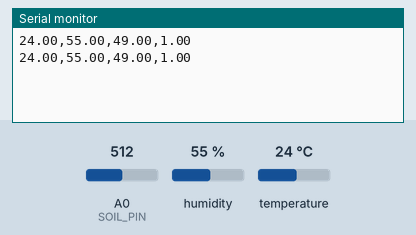
This sketch was run on a simulated Arduino Uno, built with avr-gcc and run on an emulated ATmega328P. Parts: the last lines printed to the serial monitor. The test bench sets the inputs (shaded band); at power-on: humidity 55 %, A0 (SOIL_PIN) = 512, temperature 24 °C.

Above: at 5.8 s.
5.9 s: humidity set to 22 %
At 11.0 s:
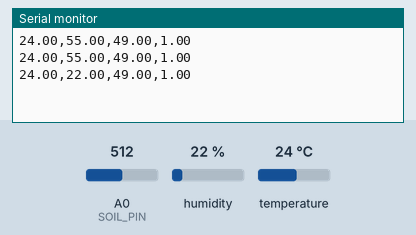
11.9 s: A0 (SOIL_PIN) set to 716
At 16.3 s:
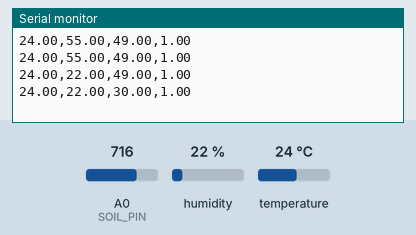
17.9 s: temperature set to 12 °C
At 21.5 s:
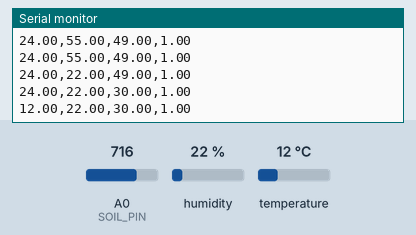
23.9 s: A0 (SOIL_PIN) set to 900
At 25.6 s:
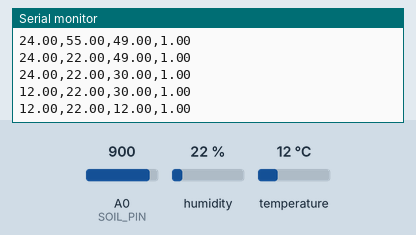
29.9 s: humidity set to 40 %
At 30.8 s:
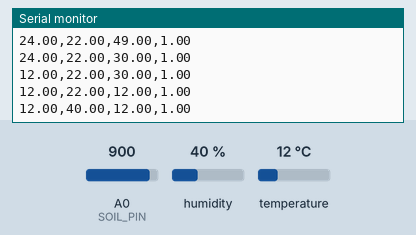
Timing chart, 0 to 32.9 s (numbered marks = the images above; inputs shaded):
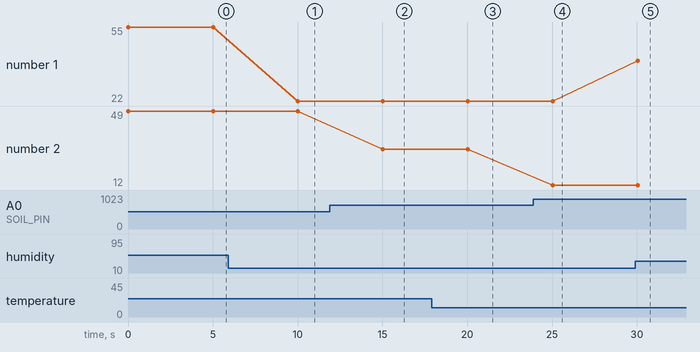

The sketch:

smart_farming.ino
```cpp
#include <DHT.h>

#define DHTPIN 2
#define DHTTYPE DHT22
#define SOIL_PIN A0

DHT dht(DHTPIN, DHTTYPE);

void setup() {
  Serial.begin(9600);
  dht.begin();
}

void loop() {
  float temperature = dht.readTemperature();
  float humidity = dht.readHumidity();
  int soilRaw = analogRead(SOIL_PIN);
  float soilMoisture = map(soilRaw, 1023, 0, 0, 100); // Inverted scale
  float rainfall = 1.0;

  if (!isnan(temperature) && !isnan(humidity)) {
    Serial.print(temperature); Serial.print(",");
    Serial.print(humidity); Serial.print(",");
    Serial.print(soilMoisture); Serial.print(",");
    Serial.println(rainfall);
  }

  delay(5000);
}
```

Measured:
- after the input at 5.9 s, the serial monitor: prints a new line after 4.1 s (image 1)
- after the input at 11.9 s, the serial monitor: prints a new line after 3.1 s (image 2)
- after the input at 17.9 s, the serial monitor: prints a new line after 2.1 s (image 3)
- after the input at 23.9 s, the serial monitor: prints a new line after 1.1 s (image 4)
- after the input at 29.9 s, the serial monitor: prints a new line after 0.15 s (image 5)
- plotted number 1: 55 → 22 after the input at 5.9 s, 22 → 40 after the input at 29.9 s
- plotted number 2: 49 → 30 after the input at 11.9 s
